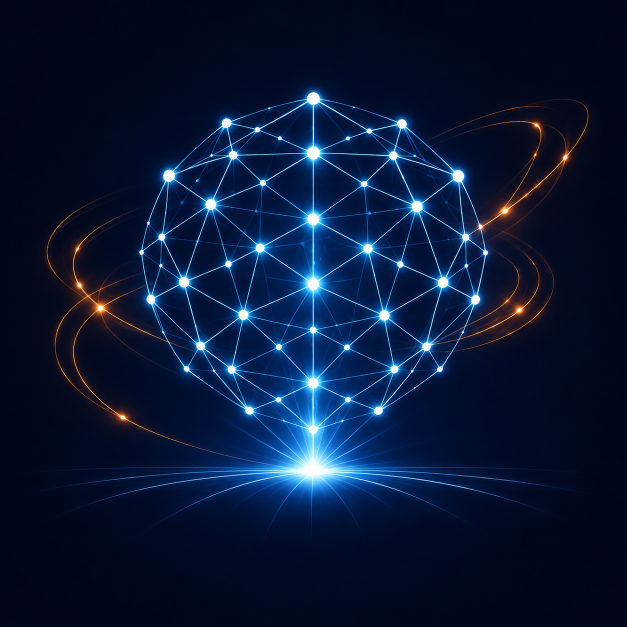
#> input picture decitect.png, 1254 x 1254 px (shown at 1/2 size)
$ python generate_icons.py
#> lines starting #> are read from the running program, lines starting #| are printed output that depends on the picture
"""Generate multi-size PNG and ICO icons for Decitect from decitect.png.

Run from the repo root: python generate_icons.py. The window and taskbar use
the ICO; the About dialog and the header's overview button use
decitect_256.png; the installer, DMG and Flatpak bundle the same set.

The master artwork is dark-on-black; every emitted icon gets the approved
"electric glow" treatment first: the near-black backdrop is keyed to full
transparency (alpha follows luminance, so the glow keeps its soft edges),
the colours are lifted to read on dark surfaces and a thinned blur of the
art is composited beneath it as a halo. Deterministic: same master, same
icons.
"""

from pathlib import Path

from PIL import Image, ImageEnhance, ImageFilter

_SOURCE = "decitect.png"
_PNG_SIZES = (16, 32, 48, 64, 128, 256, 512, 1024)
_ICO_SIZES = (16, 32, 48, 64, 128, 256)
_PNG_TEMPLATE = "decitect_{size}.png"
_ICO_NAME = "decitect.ico"
_RESAMPLE = Image.Resampling.LANCZOS

# The electric-glow treatment: background floor cut, alpha gain, colour and
# saturation lift, halo blur radius and the divisor thinning the halo.
_KEY_FLOOR = 14
_KEY_GAIN = 4.0
_SATURATION = 1.5
_BRIGHTNESS = 2.6
_HALO_BLUR = 16
_HALO_THIN = 2

# The provenance sibling: the same mark retinted golden (the approved
# "golden" candidate: hue set uniformly, saturation eased) then given the
# same glow, so the header's numbers button reads as the app icon's kin.
_PROVENANCE_NAME = "decitect_provenance_256.png"
_PROVENANCE_SIZE = 256
_PROVENANCE_HUE_DEG = 38
_PROVENANCE_SAT = 0.85
_HUE_MAX = 360
_CHANNEL_MAX = 255

# The master carries wide margins that read as padding in the taskbar and
# title bar; its raw alpha bounds are held open by sparse streak tails,
# so the trim keys on alpha MASS instead: crop to the box holding this share
# of the ink, pad by the margin, then square. The letterbox cap bounds how
# much taller than the ink the square may go; the wide axis centre-crops to
# meet it, which only sheds the dim trail tips beyond the mass box.
_TRIM_KEEP = 0.995
_TRIM_MARGIN_RATIO = 0.03
_MAX_LETTERBOX = 1.15


def retint(master: Image.Image, hue_deg: int, sat_scale: float) -> Image.Image:
    """The master with every pixel's hue set and saturation scaled."""
    h, s, v = master.convert("RGB").convert("HSV").split()
    hue = int(hue_deg / _HUE_MAX * _CHANNEL_MAX)
    h = h.point(lambda _: hue)
    s = s.point(lambda x: min(_CHANNEL_MAX, int(x * sat_scale)))
    return Image.merge("HSV", (h, s, v)).convert("RGB")


def electric_glow(master: Image.Image) -> Image.Image:
    """The approved icon treatment: keyed, lifted, haloed."""
    rgb = master.convert("RGB")
#> rgb is the input picture: PIL image 1254x1254 RGB; mean R, G, B 8.2, 24.1, 54.2
    lum = rgb.convert("L")
    alpha = lum.point(
        lambda v: 0 if v < _KEY_FLOOR else min(255, int((v - _KEY_FLOOR) * _KEY_GAIN))
    )
    art = ImageEnhance.Color(rgb).enhance(_SATURATION)
    art = ImageEnhance.Brightness(art).enhance(_BRIGHTNESS)
    base = art.copy()
    base.putalpha(alpha)
    glow = base.filter(ImageFilter.GaussianBlur(_HALO_BLUR))
    r, g, b, a = glow.split()
    glow = Image.merge("RGBA", (r, g, b, a.point(lambda v: v // _HALO_THIN)))
    out = Image.new("RGBA", base.size, (0, 0, 0, 0))
#> out: PIL image 1254x1254 RGBA; every value is 0
    out.alpha_composite(glow)
    out.alpha_composite(base)
    return out


def _mass_span(sums: list[int], keep: float) -> tuple[int, int]:
    """The index range holding the central `keep` share of the mass."""
    total = sum(sums)
    lo_target = total * (1 - keep) / 2
    hi_target = total * (1 + keep) / 2
    running = 0.0
    lo = 0
    hi = len(sums)
    for index, value in enumerate(sums):
        running += value
        if running < lo_target:
            lo = index + 1
        if running < hi_target:
            hi = index + 1
    return lo, min(hi + 1, len(sums))


def tighten(art: Image.Image) -> Image.Image:
    """Crop to the ink's mass box, then square within the letterbox cap."""
    alpha = art.getchannel("A")
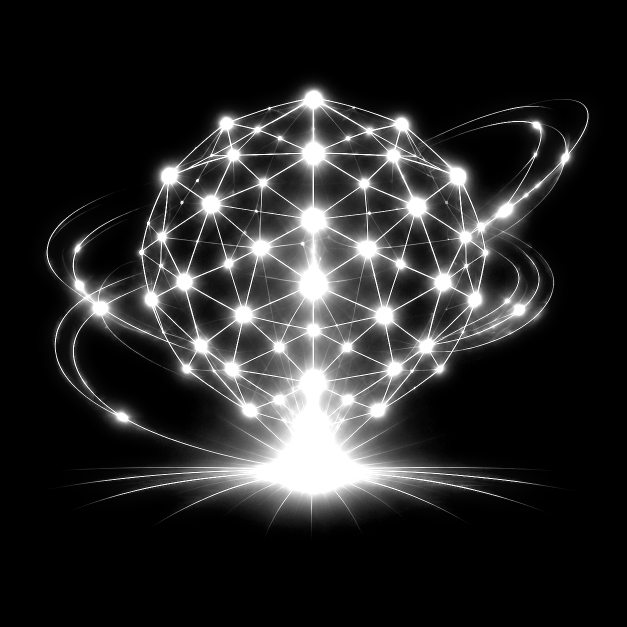
#> alpha: PIL image 1254x1254 L (shown at 1/2 size); min 0, max 255, mean 39.6
    width, height = alpha.size
#> width = 1254; height = 1254
    data = alpha.tobytes()
    cols = [0] * width
#> cols = 1254 values from 0 to 0
    rows = [0] * height
#> rows = 1254 values from 0 to 0
    for y in range(height):
        base = y * width
        row_total = 0
        for x in range(width):
            value = data[base + x]
            cols[x] += value
            row_total += value
        rows[y] = row_total
#> after the loop, cols = 1254 values, max 214039 at index 626, min 0 at index 0, mean 49718; rows = 1254 values, max 157565 at index 935, min 0 at index 0, mean 49718
    x0, x1 = _mass_span(cols, _TRIM_KEEP)
#> in _mass_span, `total = sum(sums)`: total = 62346373
#> in _mass_span, `lo_target = total * (1 - keep) / 2`: lo_target = 155865.9
#> in _mass_span, `hi_target = total * (1 + keep) / 2`: hi_target = 62190507.1
#> in _mass_span, `hi = len(sums)`: hi = 1254
#> the loop in _mass_span, `for index, value in enumerate(sums):` made 1254 passes
#> (value, running) on passes 1 to 12: (0, 0), (0, 0), (0, 0), (0, 0), (0, 0), (0, 0), (0, 0), (0, 0), (0, 0), (0, 0), (0, 0), (0, 0)
#> running on passes 61 to 66: 50, 86, 131, 182, 240, 305
#> after the loop in _mass_span, `for index, value in enumerate(sums):`: running = 62346373
#> x0 = 113; x1 = 1138
    y0, y1 = _mass_span(rows, _TRIM_KEEP)
    if x1 <= x0 or y1 <= y0:
        return art
    margin = round(max(x1 - x0, y1 - y0) * _TRIM_MARGIN_RATIO)
    cropped = art.crop(
        (
            max(0, x0 - margin),
            max(0, y0 - margin),
            min(width, x1 + margin),
            min(height, y1 + margin),
        )
    )
    side = min(max(cropped.size), round(min(cropped.size) * _MAX_LETTERBOX))
    out = Image.new("RGBA", (side, side), (0, 0, 0, 0))
#> out: PIL image 1040x1040 RGBA; every value is 0
    out.paste(cropped, ((side - cropped.width) // 2, (side - cropped.height) // 2))
    return out


def main() -> int:
    root = Path(__file__).resolve().parent
    source = tighten(electric_glow(Image.open(root / _SOURCE)))
    for size in _PNG_SIZES:
        name = _PNG_TEMPLATE.format(size=size)
        source.resize((size, size), _RESAMPLE).save(root / name, "PNG")
        print(f"  [OK] {name}")
    ico_base = source.resize((max(_ICO_SIZES), max(_ICO_SIZES)), _RESAMPLE)
    ico_base.save(
        root / _ICO_NAME,
        format="ICO",
        sizes=[(size, size) for size in _ICO_SIZES],
    )
    print(f"  [OK] {_ICO_NAME}")
    provenance = tighten(
        electric_glow(
            retint(Image.open(root / _SOURCE), _PROVENANCE_HUE_DEG, _PROVENANCE_SAT)
        )
    )
#> in retint, `h = h.point(lambda _: hue)`: h: PIL image 1254x1254 L; every value is 26
#> in electric_glow (call 2), `lum = rgb.convert("L")`:
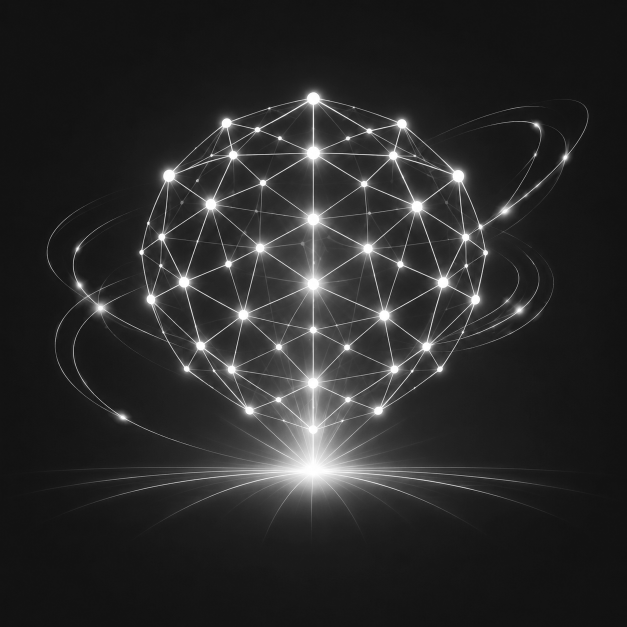
#> lum: PIL image 1254x1254 L (shown at 1/2 size); min 7, max 255, mean 41.1
#> in electric_glow (call 2), `art = ImageEnhance.Brightness(art).enhance(_BRIGHTNESS)`:
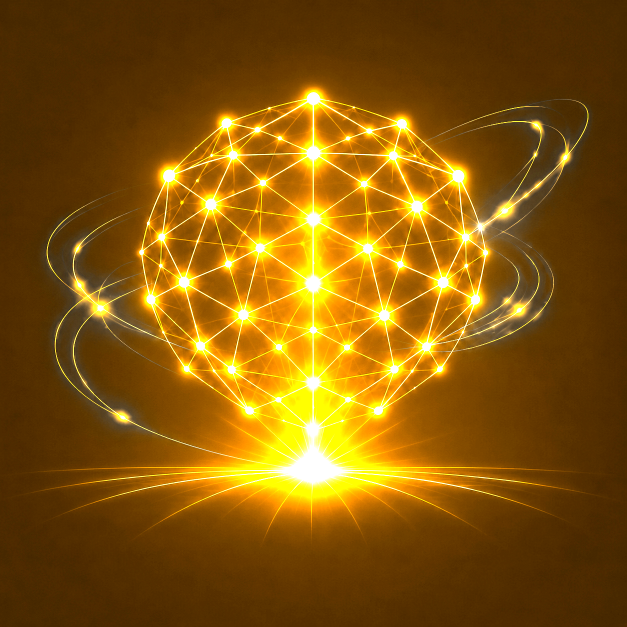
#> art: PIL image 1254x1254 RGB (shown at 1/2 size); mean R, G, B 133.4, 87.2, 9.5
#> in electric_glow (call 2), `r, g, b, a = glow.split()`:
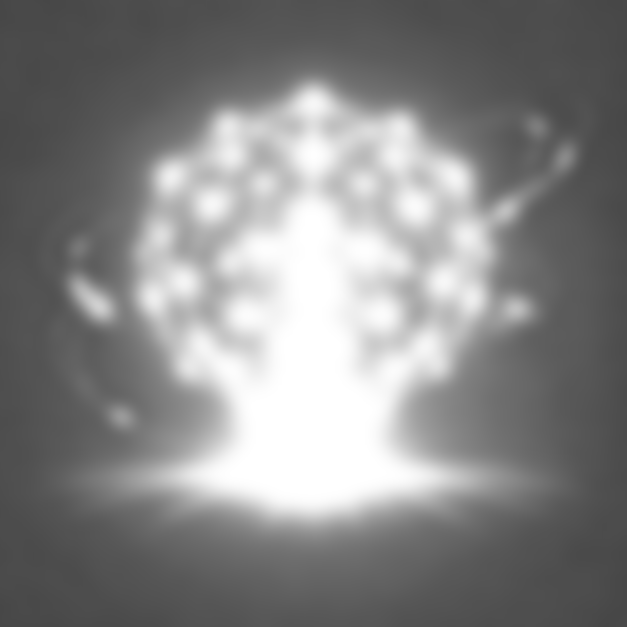
#> r: PIL image 1254x1254 L (shown at 1/2 size); min 70, max 255, mean 133.4
#> in electric_glow (call 2), `glow = Image.merge("RGBA", (r, g, b, a.point(lambda v: v // _HALO_THIN..`:
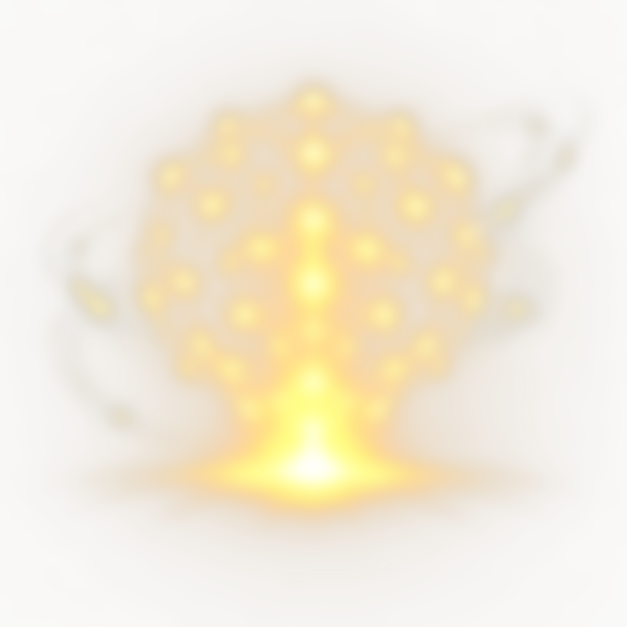
#> glow: PIL image 1254x1254 RGBA (shown at 1/2 size); mean R, G, B, A 133.4, 87.2, 9.5, 40.8; transparent parts drawn white
#> in tighten (call 2), `alpha = art.getchannel("A")`:
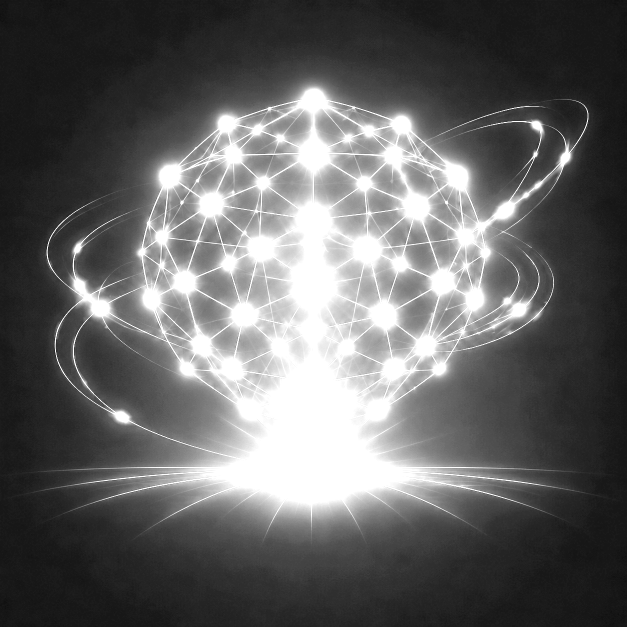
#> alpha: PIL image 1254x1254 L (shown at 1/2 size); min 14, max 255, mean 99.1
    provenance.resize((_PROVENANCE_SIZE, _PROVENANCE_SIZE), _RESAMPLE).save(
        root / _PROVENANCE_NAME, "PNG"
    )
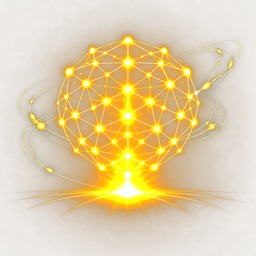
#> saved as decitect_provenance_256.png: PIL image 256x256 RGBA; mean R, G, B, A 134.5, 89, 10.9, 99.1; transparent parts drawn white
    print(f"  [OK] {_PROVENANCE_NAME}")
    return 0


if __name__ == "__main__":
    raise SystemExit(main())
#> (the program exits here)
